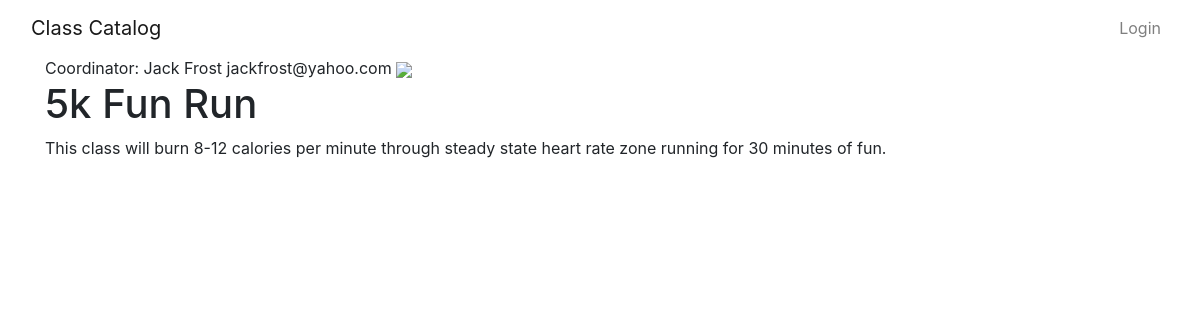
Page /categories/Running/2 on the committed database.
### models.py (models this page shows, shortened)
class User(Base):
    __tablename__ = 'user'
    id = Column(Integer(), primary_key=True)
    name = Column(String(64), nullable=False)
    email = Column(String(250), nullable=False)
    picture = Column(String(250))

class ClassName(Base):
    __tablename__ = 'class'
    id = Column(Integer(), primary_key=True)
    class_name = Column(String(250), nullable=False)
    description = Column(Text(), nullable=False)
    category_id = Column(Integer(), ForeignKey('category.id'))
    category = relationship(Category)
    user_id = Column(Integer(), ForeignKey('user.id'))
    user = relationship(User)

### catalog.py (the view)
@app.route('/categories/<category_name>/<int:class_id>')
def class_description(category_name, class_id):
    category = session.query(Category).filter_by(category_name=category_name).one()
    item = session.query(ClassName).filter_by(id=class_id).one()
    creator = get_user_info(item.user_id)
    print(creator)
    if 'username' not in login_session:
        return render_template('publicclassdescription.html', category=category, item=item, creator=creator)
    return render_template('class_description.html', category=category, item=item, creator=creator)

### catalog.py (called while the page is built)
def get_user_info(user_id):
    user = session.query(User).filter_by(id=user_id).one()
    return user

### templates/publicclassdescription.html (shortened to what this page needs)
{% extends 'base.html' %}
{% block content %}
    <div class="container">
Coordinator:  {{creator.name}} {{ creator.email }}
<img src="'{{ creator.picture }}'">
<h1>{{item.class_name}}</h1>
{{item.description}}<br/>
{% endblock %}

### rows in the picture
User: name "Jack Frost", email "jackfrost@yahoo.com"
ClassName: class_name "5k Fun Run", description "This class will burn 8-12 calories per minute through steady state heart rate zone running for 30 minutes of fun."
